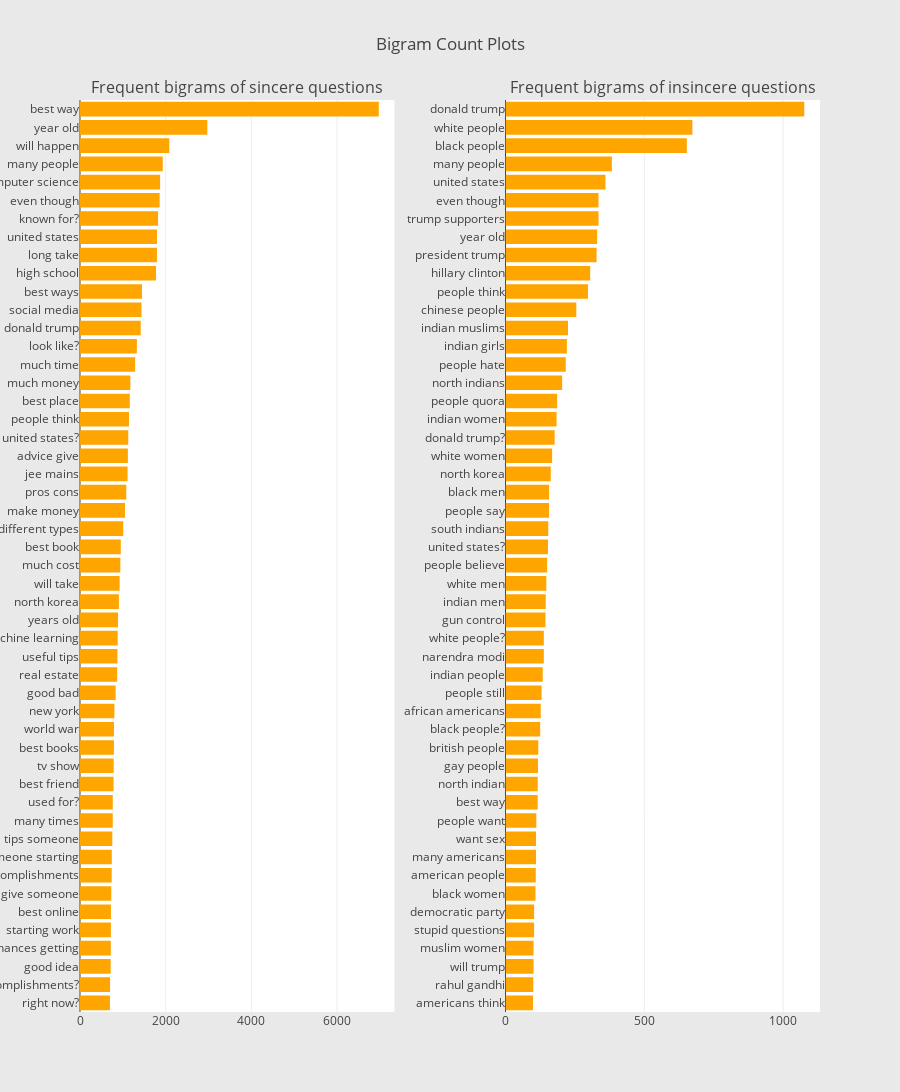

Notebook code for this chart:
### Markdown cell above
**Observations:**
* Some of the top words are common across both the classes like 'people', 'will', 'think' etc
* The other top words in sincere questions after excluding the common ones at the very top are 'best', 'good' etc
* The other top words in insincere questions after excluding the common ones are 'trump', 'women', 'white' etc

Now let us also create bigram frequency plots for both the classes separately to get more idea.

### Code cell
freq_dict = defaultdict(int)
for sent in train0_df["question_text"]:
    for word in generate_ngrams(sent,2):
        freq_dict[word] += 1
fd_sorted = pd.DataFrame(sorted(freq_dict.items(), key=lambda x: x[1])[::-1])
fd_sorted.columns = ["word", "wordcount"]
trace0 = horizontal_bar_chart(fd_sorted.head(50), 'orange')


freq_dict = defaultdict(int)
for sent in train1_df["question_text"]:
    for word in generate_ngrams(sent,2):
        freq_dict[word] += 1
fd_sorted = pd.DataFrame(sorted(freq_dict.items(), key=lambda x: x[1])[::-1])
fd_sorted.columns = ["word", "wordcount"]
trace1 = horizontal_bar_chart(fd_sorted.head(50), 'orange')

# Creating two subplots
fig = tools.make_subplots(rows=1, cols=2, vertical_spacing=0.04,horizontal_spacing=0.15,
                          subplot_titles=["Frequent bigrams of sincere questions", 
                                          "Frequent bigrams of insincere questions"])
fig.append_trace(trace0, 1, 1)
fig.append_trace(trace1, 1, 2)
fig['layout'].update(height=1200, width=900, paper_bgcolor='rgb(233,233,233)', title="Bigram Count Plots")
py.iplot(fig, filename='word-plots')

### Figure 1 — Plotly figure (JSON) as saved in the notebook; plotly's stock layout.template omitted (floating-point values rounded to 4 significant figures)
{"data": [{"marker": {"color": "orange"}, "orientation": "h", "showlegend": false, "type": "bar", "uid": "3cddd95c-4324-44cc-801d-ef60a08e9b82", "x": [699, 702, 716, 719, 721, 722, 730, 740, 742, 754, 764, 765, 783, 786, 792, 793, 803, 832, 868, 873, 880, 887, 908, 925, 941, 952, 1009, 1050, 1080, 1110, 1117, 1126, 1143, 1162, 1176, 1287, 1327, 1417, 1435, 1447, 1775, 1796, 1797, 1822, 1859, 1870, 1931, 2084, 2972, 6973], "xaxis": "x", "y": ["right now?", "major accomplishments?", "good idea", "chances getting", "starting work", "best online", "give someone", "major accomplishments", "someone starting", "tips someone", "many times", "used for?", "best friend", "tv show", "best books", "world war", "new york", "good bad", "real estate", "useful tips", "machine learning", "years old", "north korea", "will take", "much cost", "best book", "different types", "make money", "pros cons", "jee mains", "advice give", "united states?", "people think", "best place", "much money", "much time", "look like?", "donald trump", "social media", "best ways", "high school", "long take", "united states", "known for?", "even though", "computer science", "many people", "will happen", "year old", "best way"], "yaxis": "y"}, {"marker": {"color": "orange"}, "orientation": "h", "showlegend": false, "type": "bar", "uid": "ff89227c-48b6-4dd1-953d-4845e518a0ed", "x": [99, 100, 101, 101, 103, 103, 108, 109, 110, 110, 111, 116, 116, 117, 118, 125, 127, 130, 134, 138, 138, 144, 145, 147, 150, 153, 154, 157, 157, 163, 168, 177, 184, 186, 204, 217, 221, 225, 255, 297, 305, 328, 330, 335, 335, 360, 383, 653, 673, 1076], "xaxis": "x2", "y": ["americans think", "rahul gandhi", "will trump", "muslim women", "stupid questions", "democratic party", "black women", "american people", "many americans", "want sex", "people want", "best way", "north indian", "gay people", "british people", "black people?", "african americans", "people still", "indian people", "narendra modi", "white people?", "gun control", "indian men", "white men", "people believe", "united states?", "south indians", "people say", "black men", "north korea", "white women", "donald trump?", "indian women", "people quora", "north indians", "people hate", "indian girls", "indian muslims", "chinese people", "people think", "hillary clinton", "president trump", "year old", "trump supporters", "even though", "united states", "many people", "black people", "white people", "donald trump"], "yaxis": "y2"}], "layout": {"annotations": [{"font": {"size": 16}, "showarrow": false, "text": "Frequent bigrams of sincere questions", "x": 0.2125, "xanchor": "center", "xref": "paper", "y": 1, "yanchor": "bottom", "yref": "paper"}, {"font": {"size": 16}, "showarrow": false, "text": "Frequent bigrams of insincere questions", "x": 0.7875, "xanchor": "center", "xref": "paper", "y": 1, "yanchor": "bottom", "yref": "paper"}], "height": 1200, "paper_bgcolor": "rgb(233,233,233)", "title": "Bigram Count Plots", "width": 900, "xaxis": {"anchor": "y", "domain": [0, 0.425]}, "xaxis2": {"anchor": "y2", "domain": [0.575, 1]}, "yaxis": {"anchor": "x", "domain": [0, 1]}, "yaxis2": {"anchor": "x2", "domain": [0, 1]}}}
